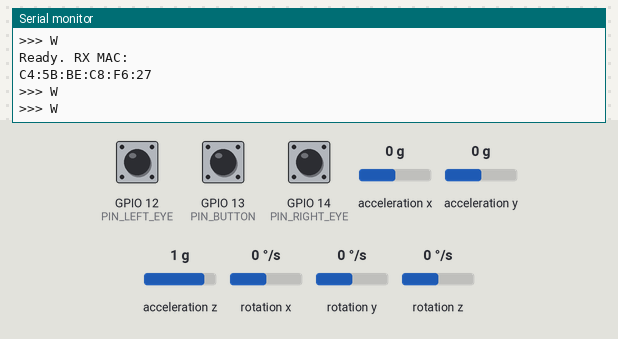
Recording of a sketch running on a simulated ESP8266 (NodeMCU). Parts: the last lines printed to the serial monitor. The inputs (shaded band) are chosen by the test bench; at power-on: GPIO 13 (PIN_BUTTON) HIGH, acceleration y 0 g, GPIO 12 (PIN_LEFT_EYE) LOW, GPIO 14 (PIN_RIGHT_EYE) LOW, acceleration x 0 g, acceleration z 1 g, rotation x 0 °/s, rotation y 0 °/s, rotation z 0 °/s.

Above: at 1.4 s.
1.5 s: GPIO 13 (PIN_BUTTON) pulled LOW for 0.15 s
At 1.86 s:
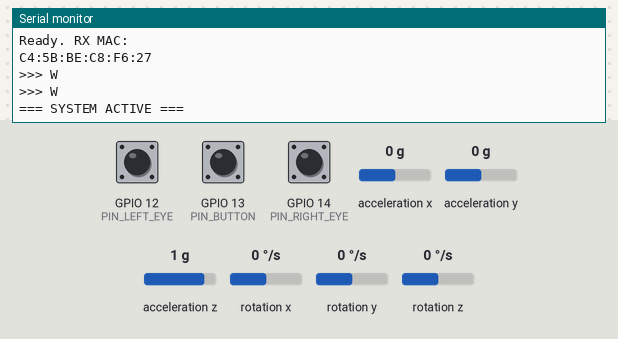
3.4 s: acceleration y set to -1.4 g
At 3.67 s:
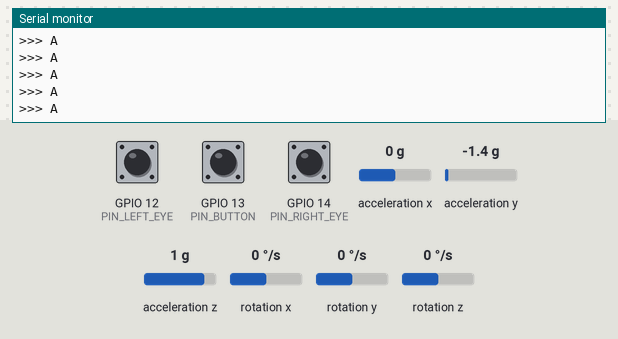
5.5 s: GPIO 13 (PIN_BUTTON) pulled LOW for 1 s
At 6.9 s:
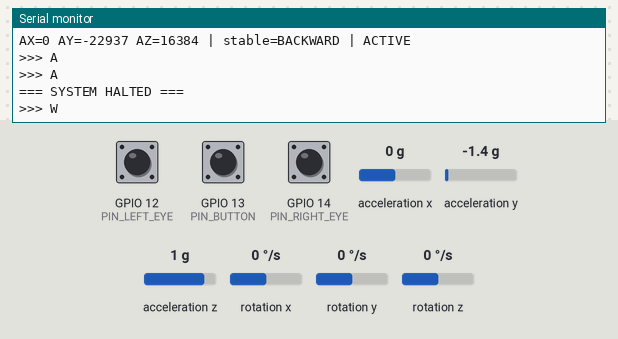

The sketch:

TX_Glasses_FINAL.ino
```cpp
/*
 * ============================================================
 * Eye-Controlled Wheelchair — TX FINAL (FIXED)
 *
 * Project by Humanix Tech Lab
 *   YouTube   : https://www.youtube.com/@HumanixTechLab
 *   GitHub    : https://github.com/humanixtechlab
 *   Instagram : https://www.instagram.com/humanixtechlab/
 *   Facebook  : https://www.facebook.com/humanixtechlab/
 * If this project helped you, please subscribe / follow —
 * it really helps support more builds like this one!
 *
 * ------------------------------------------------------------
 * WHAT CHANGED FROM THE ORIGINAL "FINAL" VERSION
 * ------------------------------------------------------------
 * 1. NEW: while ACTIVE, TX now sends an 'A' (Active-heartbeat)
 *    packet every ACTIVE_HEARTBEAT_MS whenever it hasn't just sent
 *    a gesture command. Before this fix, once you pressed the
 *    button to go ACTIVE, TX sent NOTHING at all until a gesture
 *    matched. If you stayed centered/idle (or kept moving forward
 *    without re-gesturing) for more than 3 seconds, RX's 3-second
 *    "no packet = disconnected" timeout would fire even though TX
 *    was still on — motors would force-stop and the LED would
 *    drop to OFF. This is the most likely reason it "sometimes
 *    works, sometimes just stops."
 *
 * 2. CHANGED: when the button toggles to PAUSE/HALT, TX now sends
 *    'W' immediately (instead of 'S' followed by 'W' up to 500ms
 *    later). This removes a brief ambiguous moment where RX
 *    couldn't tell if you'd just paused or just centered your head
 *    while still active.
 *
 * Together with the matching RX update, the single onboard LED on
 * the receiver now gives you 3 distinguishable states:
 *   1. LED OFF         -> TX off / out of range / not paired
 *   2. LED FAST BLINK  -> TX on, but PAUSED (button toggled to HALT)
 *   3. LED SOLID GLOW  -> TX on and ACTIVE (idle or actually moving)
 *
 * BUTTON (D7) — SINGLE PRESS ONLY:
 *   System starts in HALT by default.
 *   Press once → ACTIVE (movement enabled)
 *   Press again → HALT (everything stops)
 *   Long press feature REMOVED.
 *
 * COMMANDS SENT TO RX:
 *   F = Forward     B = Backward    L = Left    R = Right
 *   S = Stop        C = Cruise ON   X = Cruise OFF
 *   W = PAUSED/Halt heartbeat   (sent every 500ms while halted)
 *   A = ACTIVE-idle heartbeat   (sent every 300ms while active & idle)
 *
 * GESTURE TRIGGERS (AFTER SWAP):
 *   Tilt head FORWARD  + double blink BOTH eyes  → BACKWARD (B)
 *   Tilt head BACKWARD + double blink BOTH eyes  → FORWARD  (F)
 *   Tilt head LEFT     + double blink LEFT eye   → LEFT     (L)
 *   Tilt head RIGHT    + double blink RIGHT eye  → RIGHT    (R)
 *   Head returns to CENTER                       → STOP     (S)
 *   Tilt FORWARD  + triple blink BOTH eyes       → CRUISE ON (C)
 *   Triple blink BOTH eyes (any position)        → CRUISE OFF (X)
 *
 * YOUR AXIS MAPPING (calibrated):
 *   FORWARD  → AY > 4000   BACKWARD → AY < -2000
 *   LEFT     → AZ > 4500   RIGHT    → AZ < -2500
 *
 * Pin Map:
 *   D1 (GPIO5)  → SCL    D2 (GPIO4)  → SDA
 *   D5 (GPIO14) → RIGHT EYE sensor
 *   D6 (GPIO12) → LEFT EYE sensor
 *   D7 (GPIO13) → BUTTON (active LOW, internal pull-up)
 *
 *   NOTE: rxMAC[] below MUST exactly match the MAC address that
 *   the RX board prints on its own Serial Monitor at boot ("RX
 *   MAC: ..."). If you ever re-flash or swap the RX board, its MAC
 *   can change — a mismatched MAC means packets are silently
 *   dropped (TX looks fine, RX LED just stays OFF, looking exactly
 *   like "TX is off"). Worth double-checking this first whenever
 *   the link seems dead.
 * ============================================================
 */

#include <Wire.h>
#include <MPU6050.h>
#include <ESP8266WiFi.h>
#include <espnow.h>

// ─── Pins ────────────────────────────────────────────────────
#define PIN_SCL        5    // D1
#define PIN_SDA        4    // D2
#define PIN_RIGHT_EYE 14    // D5
#define PIN_LEFT_EYE  12    // D6
#define PIN_BUTTON    13    // D7

// ─── RX MAC Address — update if your RX MAC is different ─────
uint8_t rxMAC[] = {0xC4, 0x5B, 0xBE, 0xC8, 0xF6, 0x27};

// ╔══════════════════════════════════════════════════╗
// ║   CALIBRATED THRESHOLDS — edit if needed        ║
// ╚══════════════════════════════════════════════════╝
#define FORWARD_AY_MIN    4000   // AY above this = FORWARD tilt
#define BACKWARD_AY_MAX  -2000   // AY below this = BACKWARD tilt
#define LEFT_AZ_MIN       4500   // AZ above this = LEFT tilt
#define RIGHT_AZ_MAX     -2500   // AZ below this = RIGHT tilt

// ─── Timing ──────────────────────────────────────────────────
#define HEAD_HOLD_MS        350   // head must stay in position this long
#define BLINK_DEBOUNCE_MS    60   // min blink duration ms
#define BLINK_COOLDOWN_MS   150   // min gap between two blinks
#define BOTH_GAP_MS          40   // L+R within 5~40ms = both eyes
#define DOUBLE_WIN_MS       900   // window for double blink
#define TRIPLE_WIN_MS      1500   // window for triple blink
#define WAIT_SEND_MS        500   // send 'W' every 500ms when halted
#define ACTIVE_HEARTBEAT_MS 300   // send 'A' every 300ms when active & idle
#define BTN_DEBOUNCE_MS      50   // button debounce

// ─────────────────────────────────────────────────────────────

enum HeadDir { DIR_CENTER, DIR_FORWARD, DIR_BACKWARD, DIR_LEFT, DIR_RIGHT };
const char* DN[] = {"CENTER","FORWARD","BACKWARD","LEFT","RIGHT"};

MPU6050 mpu;

// System state
bool sysActive = false;   // false = HALT, true = ACTIVE

// Head tracking
HeadDir curDir    = DIR_CENTER;
HeadDir stableDir = DIR_CENTER;
unsigned long dirSince = 0;

// Eye structs
struct Eye {
  int pin;
  bool blink, inBlink;
  unsigned long onStart, lastBlink;
};
Eye L = {PIN_LEFT_EYE,  false, false, 0, 0};
Eye R = {PIN_RIGHT_EYE, false, false, 0, 0};

// Blink counters
struct Ctr { int n; unsigned long t; bool on; };
Ctr LC={0,0,false}, RC={0,0,false}, BC={0,0,false};

// Both-eyes timestamp tracking
unsigned long LT=0, RT=0;

// Button state — debounced, single press only
bool btnPrev       = HIGH;
bool btnPressed    = false;
unsigned long btnLastMs = 0;

// Periodic 'W' sending (HALT) and 'A' sending (ACTIVE-idle)
unsigned long lastWaitSendMs   = 0;
unsigned long lastActiveSendMs = 0;

// Debug
unsigned long dbgT = 0;

// ─── Send ────────────────────────────────────────────────────
void send(char c) {
  uint8_t p = (uint8_t)c;
  esp_now_send(rxMAC, &p, 1);
  Serial.printf(">>> %c\n", c);
}
void onSent(uint8_t*, uint8_t) {}

// ─── Eye update ──────────────────────────────────────────────
void updateEye(Eye &e) {
  e.blink = false;
  bool raw = digitalRead(e.pin);
  if (raw && !e.inBlink) {
    if (millis() - e.lastBlink > BLINK_COOLDOWN_MS) {
      e.inBlink = true;
      e.onStart = millis();
    }
  } else if (!raw && e.inBlink) {
    if (millis() - e.onStart >= BLINK_DEBOUNCE_MS) {
      e.blink      = true;
      e.lastBlink  = millis();
    }
    e.inBlink = false;
  }
}

// ─── Both-eyes crosstalk filter ──────────────────────────────
bool checkBoth() {
  if (L.blink) LT = millis();
  if (R.blink) RT = millis();
  if ((L.blink || R.blink) && LT > 0 && RT > 0) {
    unsigned long gap = LT > RT ? LT - RT : RT - LT;
    if (gap >= 5 && gap <= BOTH_GAP_MS) {
      LT = 0; RT = 0;
      Serial.println("BOTH EYES");
      return true;
    }
  }
  return false;
}

// ─── Blink counter ───────────────────────────────────────────
bool count(Ctr &c, bool now, int target, unsigned long win) {
  if (now) {
    if (!c.on) { c.on = true; c.t = millis(); c.n = 1; }
    else {
      if (millis() - c.t <= win) c.n++;
      else { c.t = millis(); c.n = 1; }
    }
  }
  if (c.on && millis() - c.t > win) { c.on = false; c.n = 0; }
  if (c.n >= target) { c.n = 0; c.on = false; return true; }
  return false;
}

// ─── Head direction ──────────────────────────────────────────
HeadDir readHead() {
  int16_t ax, ay, az, gx, gy, gz;
  mpu.getMotion6(&ax, &ay, &az, &gx, &gy, &gz);

  if (millis() - dbgT > 2000) {
    dbgT = millis();
    Serial.printf("AX=%d AY=%d AZ=%d | stable=%s | %s\n",
      ax, ay, az, DN[stableDir], sysActive ? "ACTIVE" : "HALT");
  }

  if (ay > FORWARD_AY_MIN)  return DIR_FORWARD;
  if (ay < BACKWARD_AY_MAX) return DIR_BACKWARD;
  if (az > LEFT_AZ_MIN)     return DIR_LEFT;
  if (az < RIGHT_AZ_MAX)    return DIR_RIGHT;
  return DIR_CENTER;
}

// ─── Button — debounced single press ─────────────────────────
bool readButtonPress() {
  bool raw = digitalRead(PIN_BUTTON);   // LOW when pressed
  bool pressed = false;

  if (raw == LOW && btnPrev == HIGH) {
    // Button just pressed down
    btnLastMs = millis();
  }
  if (raw == HIGH && btnPrev == LOW) {
    // Button just released
    if (millis() - btnLastMs >= BTN_DEBOUNCE_MS) {
      pressed = true;   // valid single press
    }
  }
  btnPrev = raw;
  return pressed;
}

// ─── Setup ───────────────────────────────────────────────────
void setup() {
  Serial.begin(115200); delay(200);
  Serial.println("\n=== Eye-Wheelchair TX FINAL (fixed) ===");
  Serial.println("System starts in HALT. Press button to ACTIVATE.");

  pinMode(PIN_LEFT_EYE,  INPUT);
  pinMode(PIN_RIGHT_EYE, INPUT);
  pinMode(PIN_BUTTON,    INPUT_PULLUP);

  Wire.begin(PIN_SDA, PIN_SCL);
  mpu.initialize();
  Serial.println(mpu.testConnection() ? "MPU6050 OK" : "MPU6050 FAILED");

  WiFi.mode(WIFI_STA); WiFi.disconnect();
  // Lock the WiFi channel explicitly so it always matches RX.
  // A channel mismatch (e.g. after either board previously joined a
  // router on a different channel) makes ESP-NOW packets silently
  // fail to arrive — a classic cause of intermittent connectivity.
  wifi_set_channel(1);

  if (esp_now_init() != 0) { Serial.println("ESP-NOW INIT FAILED"); return; }
  esp_now_set_self_role(ESP_NOW_ROLE_CONTROLLER);
  esp_now_register_send_cb(onSent);
  esp_now_add_peer(rxMAC, ESP_NOW_ROLE_SLAVE, 1, NULL, 0);

  // Start in HALT — send first 'W' immediately
  sysActive = false;
  send('W');
  lastWaitSendMs = millis();

  Serial.println("Ready. RX MAC: ");
  for (int i = 0; i < 6; i++) {
    Serial.printf("%02X", rxMAC[i]);
    if (i < 5) Serial.print(":");
  }
  Serial.println();
}

// ─── Loop ────────────────────────────────────────────────────
void loop() {
  unsigned long now = millis();

  // ── Button: single press toggles HALT / ACTIVE ──────────
  if (readButtonPress()) {
    sysActive = !sysActive;
    if (sysActive) {
      Serial.println("=== SYSTEM ACTIVE ===");
      // Reset head tracking on activation
      stableDir = DIR_CENTER;
      curDir    = DIR_CENTER;
      dirSince  = now;
      lastActiveSendMs = now;   // send first heartbeat right away if idle
    } else {
      Serial.println("=== SYSTEM HALTED ===");
      // Send 'W' immediately (also stops motors on RX). Sending 'W'
      // directly — instead of 'S' then waiting up to 500ms for the
      // next 'W' — avoids a brief ambiguous moment on the RX LED.
      send('W');
      lastWaitSendMs = now;
    }
  }

  // ── HALT state: send 'W' periodically so RX LED fast-blinks ──
  if (!sysActive) {
    if (now - lastWaitSendMs >= WAIT_SEND_MS) {
      lastWaitSendMs = now;
      send('W');
    }
    delay(10);
    return;
  }

  // ════════════════════════════════════════════════════════
  //  ACTIVE STATE — process gestures
  // ════════════════════════════════════════════════════════

  // ── Active heartbeat: keeps RX from timing out the link and
  //    keeps RX's LED on SOLID instead of falling back to OFF. ──
  if (now - lastActiveSendMs >= ACTIVE_HEARTBEAT_MS) {
    lastActiveSendMs = now;
    send('A');
  }

  // ── Head direction with hold timer ──────────────────────
  HeadDir raw = readHead();
  if (raw != curDir) {
    curDir   = raw;
    dirSince = now;
    if (raw == DIR_CENTER && stableDir != DIR_CENTER) {
      stableDir = DIR_CENTER;
      Serial.println("HEAD CENTER → STOP");
      send('S');
    }
  }
  if (now - dirSince >= HEAD_HOLD_MS && stableDir != curDir) {
    stableDir = curDir;
    Serial.printf("HEAD STABLE: %s\n", DN[stableDir]);
  }

  // ── Eye blink detection ─────────────────────────────────
  updateEye(L);
  updateEye(R);
  bool both  = checkBoth();
  bool lOnly = L.blink && !both;
  bool rOnly = R.blink && !both;

  bool bothDbl  = count(BC, both,  2, DOUBLE_WIN_MS);
  bool bothTpl  = count(BC, both,  3, TRIPLE_WIN_MS);
  bool leftDbl  = count(LC, lOnly, 2, DOUBLE_WIN_MS);
  bool rightDbl = count(RC, rOnly, 2, DOUBLE_WIN_MS);

  // ── Gesture commands ────────────────────────────────────

  // Cruise ON: tilt forward + triple both-eye blink
  if (stableDir == DIR_FORWARD && bothTpl) {
    Serial.println("CRUISE ON");
    send('C');
    return;
  }

  // Cruise OFF: triple both-eye blink any position
  if (bothTpl) {
    Serial.println("CRUISE OFF");
    send('X');
    return;
  }

  // FORWARD/BACKWARD SWAPPED (chassis inverted):
  //   Head tilt FORWARD  + both double blink → sends 'B' (Backward)
  //   Head tilt BACKWARD + both double blink → sends 'F' (Forward)
  if (stableDir == DIR_FORWARD  && bothDbl) {
    Serial.println("HEAD FORWARD → send BACKWARD (B)");
    send('B');
    return;
  }
  if (stableDir == DIR_BACKWARD && bothDbl) {
    Serial.println("HEAD BACKWARD → send FORWARD (F)");
    send('F');
    return;
  }

  // LEFT: head tilt left + double LEFT eye blink
  if (stableDir == DIR_LEFT  && leftDbl) {
    Serial.println("LEFT");
    send('L');
    return;
  }

  // RIGHT: head tilt right + double RIGHT eye blink
  if (stableDir == DIR_RIGHT && rightDbl) {
    Serial.println("RIGHT");
    send('R');
    return;
  }

  delay(10);
}
```

Measured:
- after the input at 1.5 s, the serial monitor: prints a new line after 0.16 s (image 1)
- after the input at 5.5 s, the serial monitor: prints a new line after 1.0 s (image 3)
